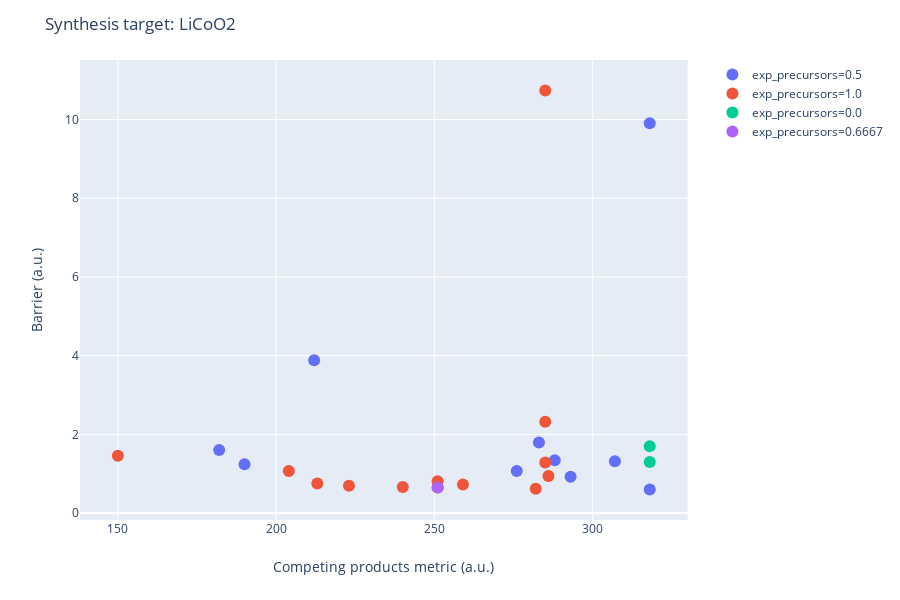

Notebook cell for this chart:
### Code cell
router.recommend_routes(temperature=1000, pressure=None, allow_gas_release=True, 
                        max_component_precursors=2, show_known_precursors_only=False, 
                        confine_competing_to_icsd=False, display_peroxides=True)

### Figure 1 — Plotly figure (JSON) as saved in the notebook; plotly's stock layout.template omitted (floating-point values rounded to 4 significant figures)
{"data": [{"customdata": [["1.0 CoO(mp-22408) + 0.5 Li2O2(mp-841)"], ["1.0 Li(mp-135) + 1.0 CoO(mp-22408) + 0.5 O2(mp-1091399)"], ["1.0 CoO(mp-22408) + 0.5 Li2O(mp-1960) + 0.25 O2(mp-1091399)"], ["1.0 CoCO3(mp-21434) + 0.5 Li2O2(mp-841) + -1.0 CO2(mp-20066)"], ["1.0 LiC12(mp-1021323) + 1.0 Co(mp-54) + 13.0 O2(mp-1091399) + -12.0 CO2(mp-20066)"], ["1.0 LiC12(mp-1021323) + 12.3333 O2(mp-1091399) + 0.3333 Co3O4(mp-18748) + -12.0 CO2(mp-20066)"], ["1.0 Li(mp-135) + 1.0 CoCO3(mp-21434) + 0.5 O2(mp-1091399) + -1.0 CO2(mp-20066)"], ["1.0 CoO(mp-22408) + 0.5 Li2CO3(mp-3054) + 0.25 O2(mp-1091399) + -0.5 CO2(mp-20066)"], ["0.5 Li2O(mp-1960) + 1.0 CoCO3(mp-21434) + 0.25 O2(mp-1091399) + -1.0 CO2(mp-20066)"], ["1.0 CoCO3(mp-21434) + 0.5 Li2CO3(mp-3054) + 0.25 O2(mp-1091399) + -1.5 CO2(mp-20066)"]], "hoverlabel": {"namelength": 0}, "hovertemplate": "exp_precursors=0.5<br>n_competing=%{x}<br>barrier=%{y}<br>summary=%{customdata[0]}", "legendgroup": "exp_precursors=0.5", "marker": {"color": "#636efa", "size": 12, "symbol": "circle"}, "mode": "markers", "name": "exp_precursors=0.5", "showlegend": true, "type": "scatter", "x": [182, 283, 212, 190, 318, 318, 307, 276, 288, 293], "xaxis": "x", "y": [1.603, 1.795, 3.882, 1.243, 9.903, 0.6, 1.315, 1.072, 1.346, 0.9223], "yaxis": "y"}, {"customdata": [["0.3333 Li(mp-135) + 0.3333 Li2O2(mp-841) + 0.3333 Co3O4(mp-18748)"], ["1.0 Li(mp-135) + 1.0 Co(mp-54) + 1.0 O2(mp-1091399)"], ["1.0 Li(mp-135) + 0.3333 O2(mp-1091399) + 0.3333 Co3O4(mp-18748)"], ["0.3333 Li2O(mp-1960) + 0.1667 Li2O2(mp-841) + 0.3333 Co3O4(mp-18748)"], ["0.5 Li2O(mp-1960) + 1.0 Co(mp-54) + 0.75 O2(mp-1091399)"], ["0.5 Li2O(mp-1960) + 0.0833 O2(mp-1091399) + 0.3333 Co3O4(mp-18748)"], ["0.5 Li2O2(mp-841) + 1.0 Co(mp-54) + 0.5 O2(mp-1091399)"], ["0.5 Li2O2(mp-841) + 0.25 Co(mp-54) + 0.25 Co3O4(mp-18748)"], ["0.5 Li2O2(mp-841) + -0.1667 O2(mp-1091399) + 0.3333 Co3O4(mp-18748)"], ["0.1667 C(mp-568286) + 0.5 Li2O2(mp-841) + 0.3333 Co3O4(mp-18748) + -0.1667 CO2(mp-20066)"], ["0.3333 Li2CO3(mp-3054) + 0.1667 Li2O2(mp-841) + 0.3333 Co3O4(mp-18748) + -0.3333 CO2(mp-20066)"], ["0.5 Li2CO3(mp-3054) + 1.0 Co(mp-54) + 0.75 O2(mp-1091399) + -0.5 CO2(mp-20066)"], ["0.5 Li2CO3(mp-3054) + 0.0833 O2(mp-1091399) + 0.3333 Co3O4(mp-18748) + -0.5 CO2(mp-20066)"]], "hoverlabel": {"namelength": 0}, "hovertemplate": "exp_precursors=1.0<br>n_competing=%{x}<br>barrier=%{y}<br>summary=%{customdata[0]}", "legendgroup": "exp_precursors=1.0", "marker": {"color": "#EF553B", "size": 12, "symbol": "circle"}, "mode": "markers", "name": "exp_precursors=1.0", "showlegend": true, "type": "scatter", "x": [240, 285, 282, 204, 285, 150, 285, 223, 251, 251, 213, 286, 259], "xaxis": "x", "y": [0.6634, 10.74, 0.6199, 1.073, 2.322, 1.456, 1.285, 0.6947, 0.8087, 0.6506, 0.7503, 0.9437, 0.7299], "yaxis": "y"}, {"customdata": [["1.0 LiC12(mp-1021323) + 1.0 CoO(mp-22408) + 12.5 O2(mp-1091399) + -12.0 CO2(mp-20066)"], ["1.0 LiC12(mp-1021323) + 1.0 CoCO3(mp-21434) + 12.5 O2(mp-1091399) + -13.0 CO2(mp-20066)"]], "hoverlabel": {"namelength": 0}, "hovertemplate": "exp_precursors=0.0<br>n_competing=%{x}<br>barrier=%{y}<br>summary=%{customdata[0]}", "legendgroup": "exp_precursors=0.0", "marker": {"color": "#00cc96", "size": 12, "symbol": "circle"}, "mode": "markers", "name": "exp_precursors=0.0", "showlegend": true, "type": "scatter", "x": [318, 318], "xaxis": "x", "y": [1.7, 1.3], "yaxis": "y"}, {"customdata": [["0.0133 LiC12(mp-1021323) + 0.4933 Li2O2(mp-841) + 0.3333 Co3O4(mp-18748) + -0.16 CO2(mp-20066)"]], "hoverlabel": {"namelength": 0}, "hovertemplate": "exp_precursors=0.6667<br>n_competing=%{x}<br>barrier=%{y}<br>summary=%{customdata[0]}", "legendgroup": "exp_precursors=0.6667", "marker": {"color": "#ab63fa", "size": 12, "symbol": "circle"}, "mode": "markers", "name": "exp_precursors=0.6667", "showlegend": true, "type": "scatter", "x": [251], "xaxis": "x", "y": [0.6514], "yaxis": "y"}], "layout": {"height": 600, "legend": {"tracegroupgap": 0}, "margin": {"t": 60}, "title": {"text": "Synthesis target: LiCoO2"}, "xaxis": {"anchor": "y", "domain": [0, 0.98], "title": {"text": "Competing products metric (a.u.)"}}, "yaxis": {"anchor": "x", "domain": [0, 1], "title": {"text": "Barrier (a.u.)"}}}}
